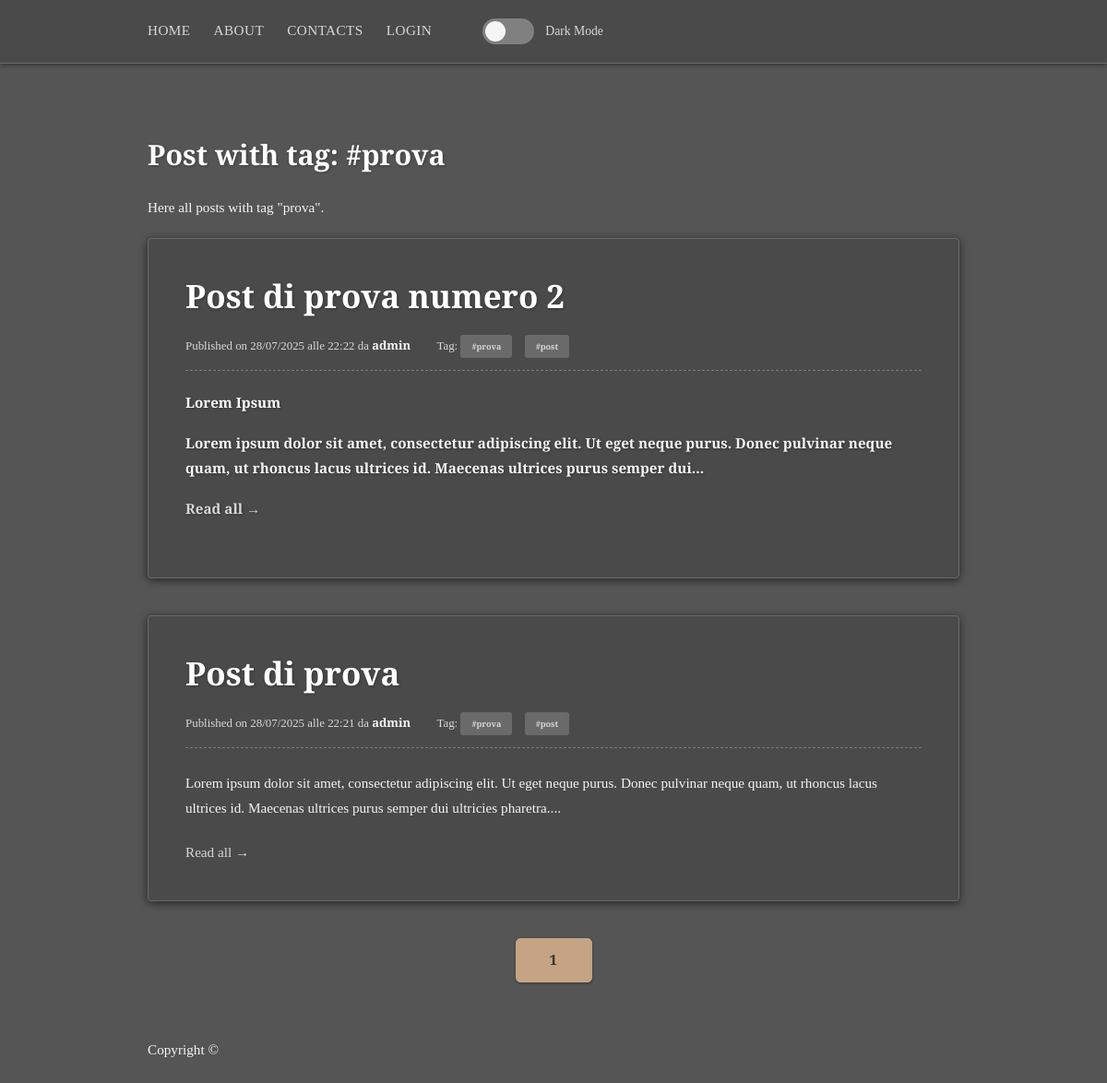
Page /tag/prova on the committed database.
### app.py (models this page shows, shortened)
class Tag(db.Model):
    id = db.Column(db.Integer, primary_key=True)
    tag_name = db.Column(db.String(28), nullable=False, unique=True)

class Post(db.Model):
    id = db.Column(db.Integer, primary_key=True)
    title = db.Column(db.String(200), nullable=False)
    content = db.Column(db.Text, nullable=False)
    creation_date = db.Column(db.DateTime, default=datetime.now())
    user_id = db.Column(db.Integer, db.ForeignKey('user.id'), nullable=False)
    image_file = db.Column(db.String(28), nullable=True, default=None)
    tags = db.relationship('Tag', secondary=post_tags, backref=db.backref('posts', lazy='dynamic'))

class User(db.Model, UserMixin):
    id = db.Column(db.Integer, primary_key=True)
    is_admin = db.Column(db.Boolean, default=False)
    is_banned = db.Column(db.Boolean, default=False, nullable=False)
    username = db.Column(db.String(28), unique=True, nullable=False)
    email = db.Column(db.String(120), unique=True, nullable=False)
    password_hash = db.Column(db.String(128), nullable=False)
    post = db.relationship('Post', backref='author', lazy='dynamic')

### app.py (the view)
@app.route('/tag/<string:tag_name>')
def posts_by_tags(tag_name):
    page = request.args.get('page', 1, type=int)
    tag = Tag.query.filter_by(tag_name=tag_name).first_or_404()
    tagged_posts = tag.posts.order_by(Post.creation_date.desc()).paginate(page=page, per_page=5)
    return render_template('tagged_post.html', title = f'Post with tag {tag.tag_name}', tag=tag, posts=tagged_posts)

### templates/tagged_post.html (shortened to what this page needs)
{% extends "base.html" %}
{% block content %}
    <h2>Post with tag: #{{ tag.tag_name }}</h2>
    <p>Here all posts with tag "{{ tag.tag_name }}".</p>
    {% for post in posts.items %}
        <article class="blog-post">
            <h2><a href="{{ url_for('view_post', post_id=post.id)}}">{{ post.title }}</a></h2>
            <p class="meta">
                Published on {{ post.creation_date.strftime('%d/%m/%Y alle %H:%M') }} da
                <a href="{{ url_for('about')}}">{{ post.author.username }}</a>
                {% if post.tags %}
                    <span class="tags">
                        Tag:
                        {% for t in post.tags %}
                            <a href="{{ url_for('posts_by_tags', tag_name=t.tag_name) }}">#{{ t.tag_name }}</a>
                        {% endfor %}
                    </span>
                {% endif %}
            </p>
            <p>{{ post.content | truncate(200) | safe }}</p>
            <a href="{{ url_for('view_post', post_id=post.id)}}" class="read-more">Read all &rarr;</a>
        </article>
    {% else %}
        <p>No post with this tag.</p>
    {% endfor %}
    <div class="pagination">
        {% for page_num in posts.iter_pages(left_edge=1, right_edge=1, left_current=2, right_current=2) %}
            {% if page_num %}
                {% if posts.page == page_num %}
                    <a href="{{ url_for('posts_by_tags', tag_name=tag.tag_name, page=page_num) }}" class="btn active">{{ page_num }}</a>
                {% else %}
                    <a href="{{ url_for('posts_by_tags', tag_name=tag.tag_name, page=page_num) }}" class="btn">{{ page_num }}</a>
                {% endif %}
            {% else %}
                <span>...</span>
            {% endif %}
        {% endfor %}
    </div>
{% endblock %}

### rows in the picture
Tag: tag_name "prova"
Post: title "Post di prova numero 2", creation_date "28/07/2025 alle 22:22", author.username "admin", content "Lorem Ipsum Lorem ipsum dolor sit amet, consectetur adipiscing elit. Ut eget neque purus. Donec pulvinar neque quam, ut rhoncus lacus ultrices id. Maecenas ultrices purus semper dui..."
Tag: tag_name "post"
Post: title "Post di prova", creation_date "28/07/2025 alle 22:21", author.username "admin", content "Lorem ipsum dolor sit amet, consectetur adipiscing elit. Ut eget neque purus. Donec pulvinar neque quam, ut rhoncus lacus ultrices id. Maecenas ultrices purus semper dui ultricies pharetra...."

### other values in the picture
{{ page_num }} "1"
